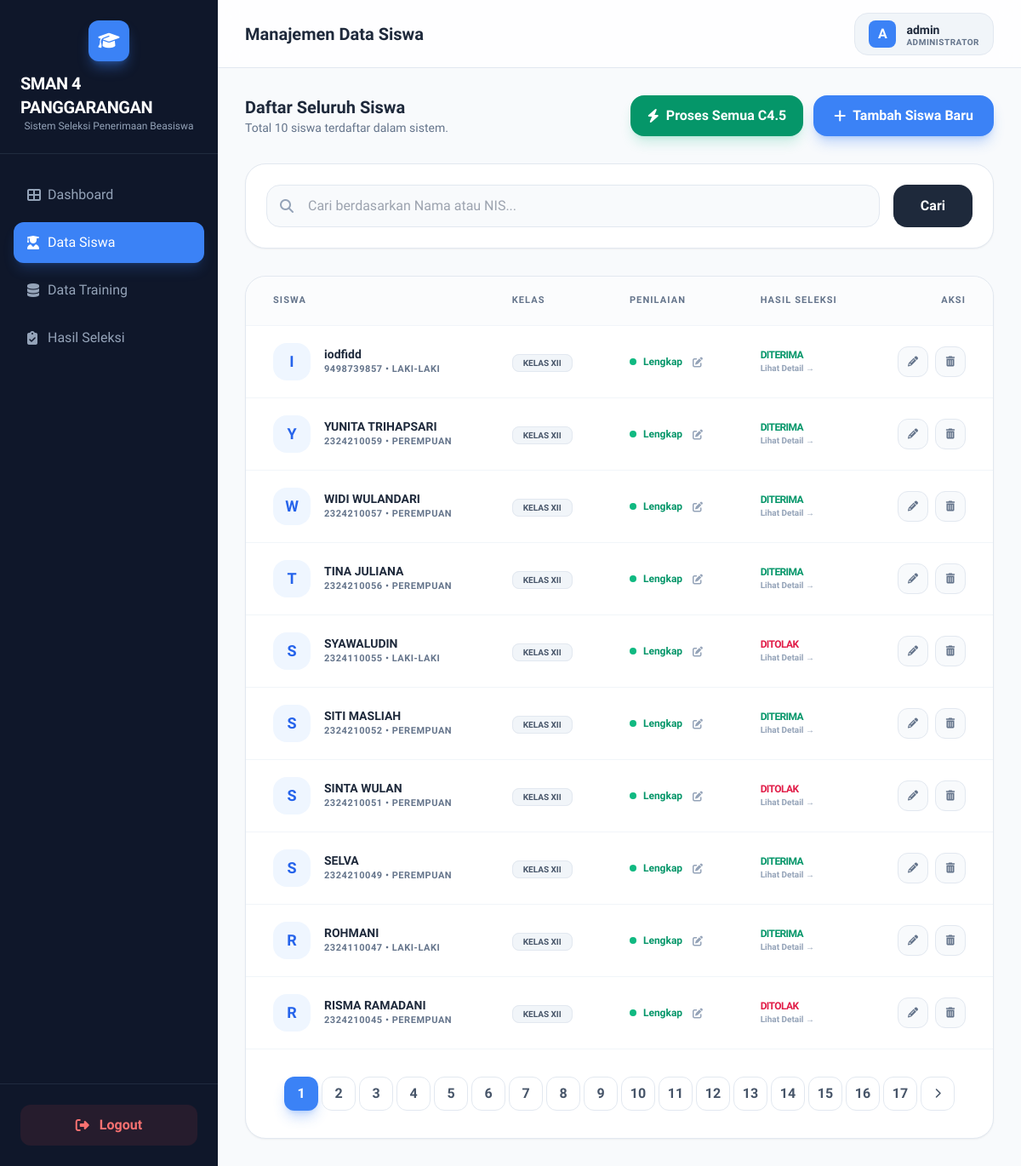
Screenshot of /siswa/ (signed in) with the database file from the repository.
### beasiswa/models.py (models this page shows, shortened)
class Siswa(models.Model):
    JENIS_KELAMIN_CHOICES = [
        ('L', 'Laki-laki'),
        ('P', 'Perempuan'),
    ]
    KELAS_CHOICES = [
        ('X', 'Kelas X'),
        ('XI', 'Kelas XI'),
        ('XII', 'Kelas XII'),
    ]
    nis        = models.CharField(max_length=20, unique=True, verbose_name="NIS")
    nama       = models.CharField(max_length=100, verbose_name="Nama Siswa")
    kelas      = models.CharField(max_length=5, choices=KELAS_CHOICES, verbose_name="Kelas")
    jenis_kelamin = models.CharField(max_length=1, choices=JENIS_KELAMIN_CHOICES, verbose_name="Jenis Kelamin")
    alamat     = models.TextField(verbose_name="Alamat")
    no_hp      = models.CharField(max_length=15, verbose_name="No. HP")
    created_at = models.DateTimeField(auto_now_add=True, verbose_name="Tanggal Dibuat")
    updated_at = models.DateTimeField(auto_now=True, verbose_name="Terakhir Diubah")
    class Meta:
        verbose_name        = "Siswa"
        verbose_name_plural = "Data Siswa"
        ordering            = ['-created_at']

### beasiswa/views.py (the view)
# urls.py: path('siswa/',views.SiswaListView.as_view(),name='siswa-list'),
class SiswaListView(LoginRequiredMixin, ListView):
    model               = Siswa
    template_name       = 'beasiswa/siswa/list.html'
    context_object_name = 'siswa_list'
    paginate_by         = 10
    login_url           = reverse_lazy('beasiswa:login')
    def get_queryset(self):
        qs    = super().get_queryset()
        query = self.request.GET.get('q', '').strip()
        if query:
            qs = qs.filter(
                Q(nama__icontains=query) | Q(nis__icontains=query)
            )
        return qs
    def get_context_data(self, **kwargs):
        ctx = super().get_context_data(**kwargs)
        ctx['search_form'] = SearchForm(self.request.GET)
        ctx['query']       = self.request.GET.get('q', '')
        return ctx

### beasiswa/forms.py
class SearchForm(forms.Form):
    query = forms.CharField(
        required=False,
        widget=forms.TextInput(attrs={
            'class'      : 'form-control',
            'placeholder': 'Cari nama atau NIS siswa...',
            'id'         : 'id_search_query',
        })
    )

### beasiswa/templates/beasiswa/siswa/list.html (shortened to what this page needs)
{% extends 'beasiswa/base.html' %}
{% block page_title %}Manajemen Data Siswa{% endblock %}
{% block content %}
<div class="flex flex-col md:flex-row md:items-center justify-between gap-4 mb-8">
    <div>
        <h3 class="text-xl font-bold text-slate-800">Daftar Seluruh Siswa</h3>
        <p class="text-sm text-slate-500">Total {{ siswa_list|length }} siswa terdaftar dalam sistem.</p>
    </div>
    <div class="flex flex-wrap items-center gap-3">
        <form action="{% url 'beasiswa:run-batch-seleksi' %}" method="post" onsubmit="return confirm('Jalankan proses seleksi C4.5 untuk semua siswa yang belum diproses?')">
            <button type="submit" class="inline-flex items-center justify-center gap-2 px-5 py-3 bg-emerald-600 text-white rounded-2xl font-bold shadow-lg shadow-emerald-500/20 hover:bg-emerald-700 transition-all">
                <i class="fas fa-bolt"></i>
                <span>Proses Semua C4.5</span>
            </button>
        </form>
        <a href="{% url 'beasiswa:siswa-create' %}" class="inline-flex items-center justify-center gap-2 px-6 py-3 bg-accent text-white rounded-2xl font-bold shadow-lg shadow-blue-500/30 hover:bg-blue-600 transition-all">
            <i class="fas fa-plus"></i>
            <span>Tambah Siswa Baru</span>
        </a>
    </div>
</div>
<div class="bg-white p-6 rounded-3xl border border-slate-200 shadow-sm mb-8">
    <form method="get" class="flex flex-col md:flex-row gap-4">
        <div class="flex-1 relative">
            <i class="fas fa-search absolute left-4 top-1/2 -translate-y-1/2 text-slate-400"></i>
            <input type="text" name="q" value="{{ query }}" placeholder="Cari berdasarkan Nama atau NIS..." class="w-full pl-12 pr-4 py-3 bg-slate-50 border border-slate-200 rounded-2xl focus:outline-none focus:ring-2 focus:ring-accent/20 focus:border-accent transition-all">
        </div>
        <div class="flex gap-2">
            <button type="submit" class="px-8 py-3 bg-slate-800 text-white rounded-2xl font-bold hover:bg-slate-900 transition-all">Cari</button>
        </div>
    </form>
</div>
<div class="bg-white rounded-3xl border border-slate-200 shadow-sm overflow-hidden">
    <div class="overflow-x-auto">
        <table class="w-full text-left">
            <thead>
                <tr class="bg-slate-50/50 text-slate-500 text-[11px] uppercase tracking-widest font-black border-b border-slate-100">
                    <th class="px-8 py-5">Siswa</th>
                    <th class="px-8 py-5">Kelas</th>
                    <th class="px-8 py-5">Penilaian</th>
                    <th class="px-8 py-5">Hasil Seleksi</th>
                    <th class="px-8 py-5 text-right">Aksi</th>
                </tr>
            </thead>
            <tbody class="divide-y divide-slate-100">
                {% for s in siswa_list %}
                <tr class="hover:bg-slate-50/50 transition-colors group">
                    <td class="px-8 py-5">
                        <div class="flex items-center gap-4">
                            <div class="w-11 h-11 rounded-2xl bg-blue-50 text-blue-600 flex items-center justify-center font-bold text-lg">
                                {{ s.nama|first|upper }}
                            </div>
                            <div>
                                <p class="text-sm font-bold text-slate-800">{{ s.nama }}</p>
                                <p class="text-[11px] text-slate-500 font-bold uppercase tracking-wider">{{ s.nis }} • {{ s.get_jenis_kelamin_display }}</p>
                            </div>
                        </div>
                    </td>
                    <td class="px-8 py-5">
                        <span class="px-3 py-1 bg-slate-100 text-slate-600 text-[10px] font-black uppercase rounded-lg border border-slate-200">{{ s.get_kelas_display }}</span>
                    </td>
                    <td class="px-8 py-5">
                        {% if s.penilaian %}
                        <div class="flex items-center gap-2">
                            <span class="w-2 h-2 bg-emerald-500 rounded-full animate-pulse"></span>
                            <span class="text-xs font-bold text-emerald-600">Lengkap</span>
                            <a href="{% url 'beasiswa:penilaian-edit' s.penilaian.pk %}" class="text-slate-400 hover:text-accent ml-1 transition-colors">
                                <i class="fas fa-edit text-xs"></i>
                            </a>
                        </div>
                        {% else %}
                        <a href="{% url 'beasiswa:penilaian-create' s.pk %}" class="inline-flex items-center gap-2 px-3 py-1.5 bg-amber-50 text-amber-600 text-[10px] font-black uppercase rounded-lg border border-amber-200 hover:bg-amber-500 hover:text-white transition-all">
                            <i class="fas fa-plus-circle"></i>
                            Input Nilai
                        </a>
                        {% endif %}
                    </td>
                    <td class="px-8 py-5">
                        {% if s.penilaian.hasil_seleksi %}
                            {% if s.penilaian.hasil_seleksi.status_seleksi == 'Diterima' %}
                            <div class="flex flex-col">
                                <span class="text-xs font-black text-emerald-600 uppercase tracking-tighter">DITERIMA</span>
                                <a href="{% url 'beasiswa:hasil-detail' s.penilaian.hasil_seleksi.pk %}" class="text-[10px] text-slate-400 font-bold hover:text-accent">Lihat Detail &rarr;</a>
                            </div>
                            {% else %}
                            <div class="flex flex-col">
                                <span class="text-xs font-black text-rose-600 uppercase tracking-tighter">DITOLAK</span>
                                <a href="{% url 'beasiswa:hasil-detail' s.penilaian.hasil_seleksi.pk %}" class="text-[10px] text-slate-400 font-bold hover:text-accent">Lihat Detail &rarr;</a>
                            </div>
                            {% endif %}
                        {% else %}
                        <span class="text-xs text-slate-300 font-medium italic">Menunggu Penilaian</span>
                        {% endif %}
                    </td>
                    <td class="px-8 py-5 text-right">
                        <div class="flex justify-end gap-2">
                            <a href="{% url 'beasiswa:siswa-edit' s.pk %}" class="w-9 h-9 flex items-center justify-center bg-slate-50 text-slate-500 rounded-xl border border-slate-200 hover:bg-white hover:text-accent hover:border-accent transition-all">
                                <i class="fas fa-pencil-alt text-xs"></i>
                            </a>
                            <a href="{% url 'beasiswa:siswa-delete' s.pk %}" class="w-9 h-9 flex items-center justify-center bg-slate-50 text-slate-500 rounded-xl border border-slate-200 hover:bg-rose-500 hover:text-white hover:border-rose-500 transition-all">
                                <i class="fas fa-trash-alt text-xs"></i>
                            </a>
                        </div>
                    </td>
                </tr>
                {% endfor %}
            </tbody>
        </table>
    </div>
    {% if is_paginated %}
    <div class="p-8 border-t border-slate-100 flex items-center justify-center">
        <nav class="flex gap-1">
            {% for num in page_obj.paginator.page_range %}
            <a href="?page={{ num }}{% if query %}&q={{ query }}{% endif %}" class="w-10 h-10 flex items-center justify-center rounded-xl font-bold transition-all {% if page_obj.number == num %}bg-accent text-white shadow-lg shadow-blue-500/30{% else %}bg-white border border-slate-200 text-slate-600 hover:border-accent hover:text-accent{% endif %}">
                {{ num }}
            </a>
            {% endfor %}
            {% if page_obj.has_next %}
            <a href="?page={{ page_obj.next_page_number }}{% if query %}&q={{ query }}{% endif %}" class="w-10 h-10 flex items-center justify-center rounded-xl bg-white border border-slate-200 text-slate-600 hover:border-accent hover:text-accent transition-all">
                <i class="fas fa-chevron-right text-xs"></i>
            </a>
            {% endif %}
        </nav>
    </div>
    {% endif %}
</div>
{% endblock %}

### beasiswa/templates/beasiswa/base.html (shortened to what this page needs)
<!DOCTYPE html>
<html lang="en">
<head>
    <script src="https://cdn.tailwindcss.com"></script>
    <link rel="stylesheet" href="https://cdnjs.cloudflare.com/ajax/libs/font-awesome/6.4.0/css/all.min.css">
</head>
<body class="bg-surface text-slate-900 font-sans antialiased">
    <div class="flex h-screen overflow-hidden">
        <aside id="sidebar" class="w-64 bg-primary text-white flex-shrink-0 sidebar-transition hidden md:flex flex-col">
            <div class="p-6 flex flex-col items-center border-b border-slate-700/50">
                <div class="w-12 h-12 bg-accent rounded-xl flex items-center justify-center mb-3 shadow-lg shadow-blue-500/40">
                    <i class="fas fa-graduation-cap text-xl"></i>
                </div>
                <h1 class="text-xl font-bold tracking-tight">SMAN 4 PANGGARANGAN</h1>
                <p class="text-xs text-slate-400 font-medium">Sistem Seleksi Penerimaan Beasiswa</p>
            </div>
            <nav class="flex-1 px-4 py-6 space-y-2 overflow-y-auto">
                <a href="{% url 'beasiswa:dashboard' %}" class="flex items-center px-4 py-3 rounded-xl transition-all group {% if request.resolver_match.url_name == 'dashboard' %}bg-accent text-white shadow-lg shadow-blue-500/20{% else %}text-slate-400 hover:bg-slate-800 hover:text-white{% endif %}">
                    <i class="fas fa-th-large w-6 group-hover:scale-110 transition-transform"></i>
                    <span class="font-medium">Dashboard</span>
                </a>
                <a href="{% url 'beasiswa:siswa-list' %}" class="flex items-center px-4 py-3 rounded-xl transition-all group {% if 'siswa' in request.path %}bg-accent text-white shadow-lg shadow-blue-500/20{% else %}text-slate-400 hover:bg-slate-800 hover:text-white{% endif %}">
                    <i class="fas fa-user-graduate w-6 group-hover:scale-110 transition-transform"></i>
                    <span class="font-medium">Data Siswa</span>
                </a>
                <a href="{% url 'beasiswa:training-list' %}" class="flex items-center px-4 py-3 rounded-xl transition-all group {% if 'training' in request.path %}bg-accent text-white shadow-lg shadow-blue-500/20{% else %}text-slate-400 hover:bg-slate-800 hover:text-white{% endif %}">
                    <i class="fas fa-database w-6 group-hover:scale-110 transition-transform"></i>
                    <span class="font-medium">Data Training</span>
                </a>
                <a href="{% url 'beasiswa:hasil-list' %}" class="flex items-center px-4 py-3 rounded-xl transition-all group {% if 'hasil' in request.path %}bg-accent text-white shadow-lg shadow-blue-500/20{% else %}text-slate-400 hover:bg-slate-800 hover:text-white{% endif %}">
                    <i class="fas fa-clipboard-check w-6 group-hover:scale-110 transition-transform"></i>
                    <span class="font-medium">Hasil Seleksi</span>
                </a>
            </nav>
            <div class="p-6 border-t border-slate-700/50">
                <form action="{% url 'beasiswa:logout' %}" method="post">
                    <button type="submit" class="w-full flex items-center justify-center gap-3 px-4 py-3 bg-red-500/10 text-red-400 rounded-xl hover:bg-red-500 hover:text-white transition-all font-semibold">
                        <i class="fas fa-sign-out-alt"></i>
                        <span>Logout</span>
                    </button>
                </form>
            </div>
        </aside>
        <main class="flex-1 flex flex-col h-full overflow-hidden">
            <header class="h-20 bg-white/80 backdrop-blur-md border-b border-slate-200 flex items-center justify-between px-8 flex-shrink-0 z-10">
                <div class="flex items-center gap-4">
                    <h2 class="text-xl font-semibold text-slate-800 hidden md:block">{% block page_title %}Overview{% endblock %}</h2>
                </div>
                <div class="flex items-center gap-6">
                    <div class="flex items-center gap-3 px-4 py-2 bg-slate-100 rounded-2xl border border-slate-200">
                        <div class="w-8 h-8 bg-accent rounded-lg flex items-center justify-center text-white font-bold">
                            {{ user.username|first|upper }}
                        </div>
                        <div class="flex flex-col leading-none">
                            <span class="text-sm font-bold text-slate-800">{{ user.username }}</span>
                            <span class="text-[10px] text-slate-500 uppercase tracking-wider font-semibold">Administrator</span>
                        </div>
                    </div>
                </div>
            </header>
            <div class="flex-1 overflow-y-auto p-8 bg-surface">
                {% block content %}{% endblock %}
            </div>
        </main>
    </div>
</body>
</html>

### beasiswa/templates/beasiswa/base.html (style rules this page uses)
.sidebar-transition { transition: all 0.3s ease-in-out; }

### rows the page displays
Siswa: nama|first "I", nama "iodfidd", nis "9498739857", jenis_kelamin "LAKI-LAKI", kelas "KELAS XII", shows "Lengkap", shows "DITERIMA"
Siswa: nama|first "Y", nama "YUNITA TRIHAPSARI", nis "2324210059", jenis_kelamin "PEREMPUAN", kelas "KELAS XII", shows "Lengkap", shows "DITERIMA"
Siswa: nama|first "W", nama "WIDI WULANDARI", nis "2324210057", jenis_kelamin "PEREMPUAN", kelas "KELAS XII", shows "Lengkap", shows "DITERIMA"
Siswa: nama|first "T", nama "TINA JULIANA", nis "2324210056", jenis_kelamin "PEREMPUAN", kelas "KELAS XII", shows "Lengkap", shows "DITERIMA"
Siswa: nama|first "S", nama "SYAWALUDIN", nis "2324110055", jenis_kelamin "LAKI-LAKI", kelas "KELAS XII", shows "Lengkap", shows "DITOLAK"
Siswa: nama|first "S", nama "SITI MASLIAH", nis "2324210052", jenis_kelamin "PEREMPUAN", kelas "KELAS XII", shows "Lengkap", shows "DITERIMA"
Siswa: nama|first "S", nama "SINTA WULAN", nis "2324210051", jenis_kelamin "PEREMPUAN", kelas "KELAS XII", shows "Lengkap", shows "DITOLAK"
Siswa: nama|first "S", nama "SELVA", nis "2324210049", jenis_kelamin "PEREMPUAN", kelas "KELAS XII", shows "Lengkap", shows "DITERIMA"
Siswa: nama|first "R", nama "ROHMANI", nis "2324110047", jenis_kelamin "LAKI-LAKI", kelas "KELAS XII", shows "Lengkap", shows "DITERIMA"
Siswa: nama|first "R", nama "RISMA RAMADANI", nis "2324210045", jenis_kelamin "PEREMPUAN", kelas "KELAS XII", shows "Lengkap", shows "DITOLAK"

### other values shown
{{ user.username|first|upper }} "A"
{{ user.username }} "admin"
{{ siswa_list|length }} "10"
{{ num }} "1" "2" "3" "4" "5" "6" "7" "8" "9" "10" "11" "12" "13" "14" "15" "16" "17"
